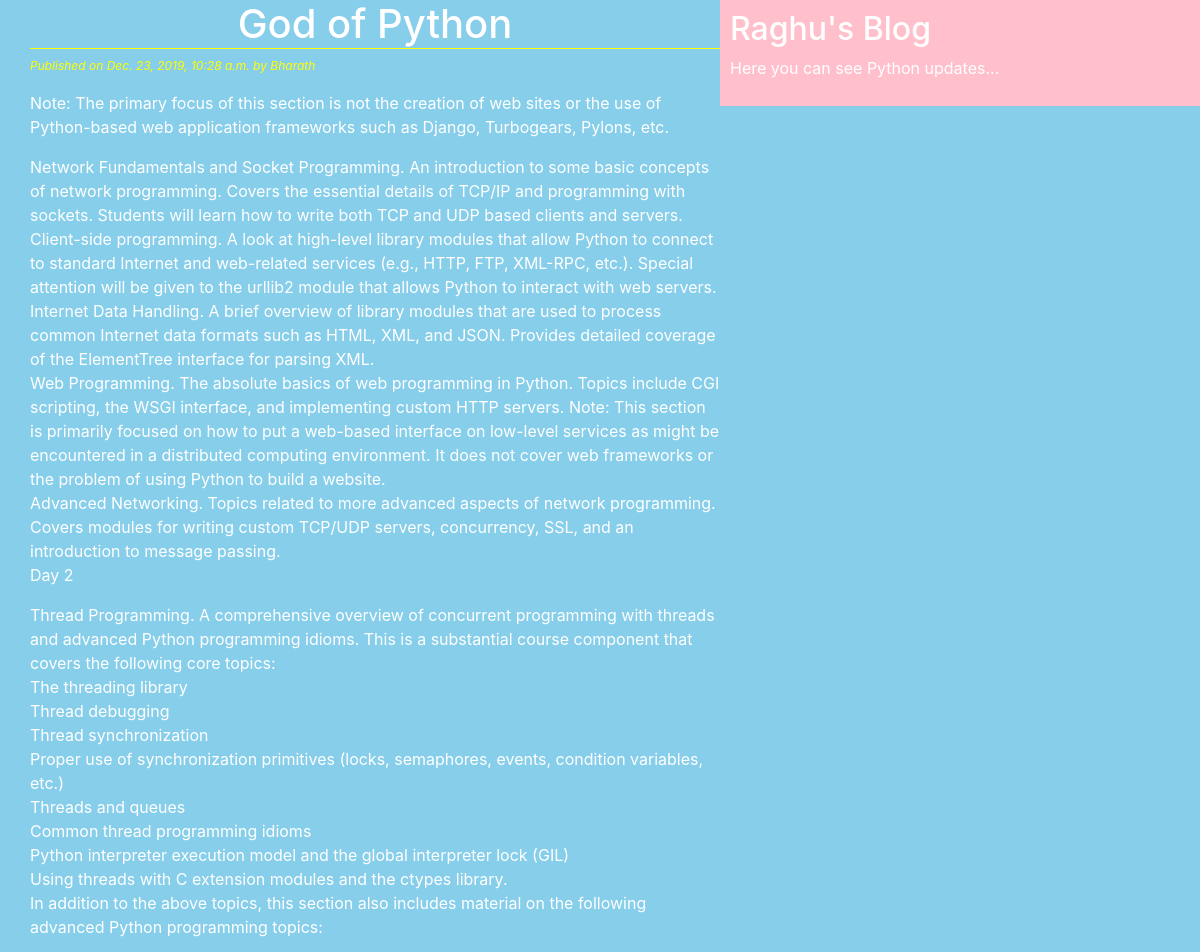
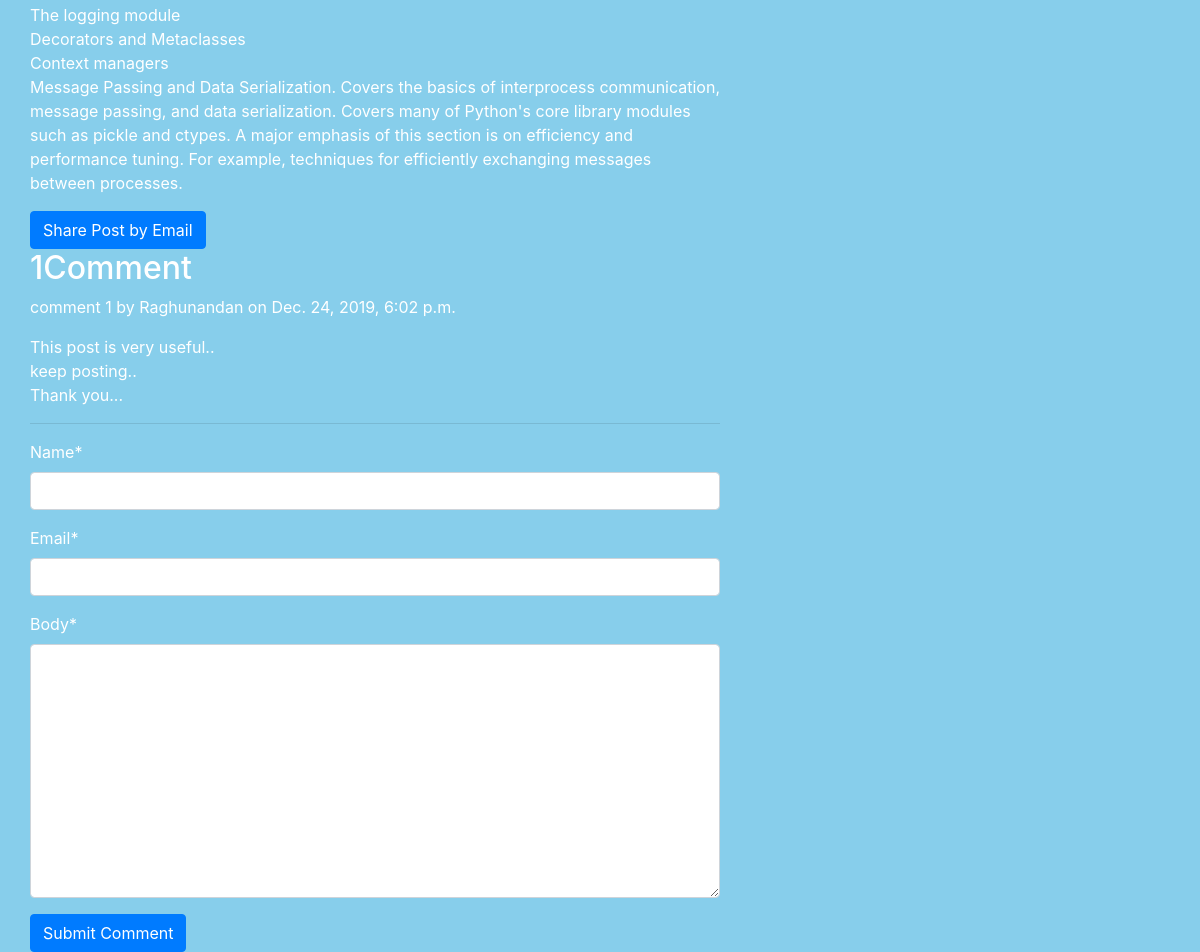
The page /2019/12/23/god-python/ on the database its author committed (2 pictures, top to bottom).
### blogapp/models.py (models this page shows, shortened)
class Post(models.Model):
    STATUS_CHOICES = (('draft', 'Draft'),('published','Published'))
    title = models.CharField(max_length = 250)
    slug = models.SlugField(max_length=250, unique_for_date = 'publish')
    author = models.ForeignKey(User, related_name='blog_posts', on_delete=models.CASCADE)
    body = models.TextField()
    publish = models.DateTimeField(default = timezone.now)
    created = models.DateTimeField(auto_now_add=True)
    updated = models.DateTimeField(auto_now=True)
    status = models.CharField(max_length = 10, choices = STATUS_CHOICES, default = 'draft')
    class Meta:
        ordering = ('-publish',)

class Comment(models.Model):
    post = models.ForeignKey(Post,related_name='comments',on_delete=models.CASCADE)
    name = models.CharField(max_length=32)
    email = models.EmailField()
    body = models.TextField()
    created = models.DateTimeField(auto_now_add=True)
    updated = models.DateTimeField(auto_now=True)
    active = models.BooleanField(default=True)
    class Meta:
        ordering = ('created',)

### blogapp/views.py (the view)
# urls.py: url(r'^(?P<year>\d{4})/(?P<month>\d{2})/(?P<day>\d{2})/(?P<post>[-\w]+)/$', views.post_detail_view, ),
def post_detail_view(request,year,month,day,post):
    post = get_object_or_404(Post,slug = post,
                                        status = 'published',
                                        publish__year = year,
                                        publish__month = month,
                                        publish__day = day)
    comments = post.comments.filter(active=True)
    csubmit = False
    if request.method == 'POST':
        form = CommentForm(data=request.POST)
        if form.is_valid():
            new_comment = form.save(commit=False)
            new_comment.post = post
            new_comment.save()
            csubmit = True
    else:
        form = CommentForm()
    return render(request,'blogapp/post_detail.html',{'post':post,'form':form,'comments':comments,'csubmit':csubmit})

### blogapp/forms.py
class CommentForm(forms.ModelForm):
    class Meta:
        model = Comment
        fields = ('name','email','body')

### templates/blogapp/post_detail.html (shortened to what this page needs)
<!DOCTYPE html>
{% extends 'blogapp/base.html' %}
{% load crispy_forms_tags %}
{% block content%}
<h1>{{post.title}} </h1>
    <p id='date'>Published on {{post.publish}} by {{post.author|title}}</p>
    {{post.body|linebreaks}}
    <a href="/{{post.id}}/share" class = 'btn btn-primary'>Share Post by Email</a>
    {% with comments.count as comments_count %}
    <h2>{{comments_count}}Comment{{comments_count|pluralize}}</h2>
    {%endwith%}
    {%if comments%}
    {%for comment in comments %}
    <p id='ch'>comment {{forloop.counter}} by {{comment.name}} on {{comment.created}} </p>
    <div class="cb">
      {{comment.body|linebreaks}}
    </div><hr>
    {%endfor%}
    {%else%}
    <p>There are no comments yet!!!</p>
    {%endif%}
    {%if csubmit%}
    <h2>Your comment added successfully</h2>
    {%else%}
    <form method="post">
      {{form|crispy}}
      <input type="submit" class="btn btn-primary" name="" value="Submit Comment">
    </form>
    {%endif%}
  {% endblock %}

### static/css/style.css (style rules this page uses)
h1 { text-align: center; border-bottom: 1px solid yellow; }
body { color: white; background: skyblue; }
#date { font-size: 12px; color: yellow; font-style: italic; }

### rows shown on the page
Post: title "God of Python", publish "Dec. 23, 2019, 10:28 a.m.", author "Bharath", body "Note: The primary focus of this section is not the creation of web sites or the use of Python-based web application frameworks such as Django, Turbogears, Pylons, etc. Network Fundamentals and Socket Programming. An introduction to some basic concepts of network programming. Covers the essential details of TCP/IP and programming with sockets. Students will learn how to write both TCP and UDP based clients and servers. Client-side programming. A look at high-level library modules that allow Python to connect to standard Internet and web-related services (e.g., HTTP, FTP, XML-RPC, etc.). Special attention will be given to the urllib2 module that allows Python to interact with web servers.…"
Comment: name "Raghunandan", created "Dec. 24, 2019, 6:02 p.m.", body "This post is very useful.. keep posting.. Thank you..."

### other values the page prints
{{ comments_count }} "1"
